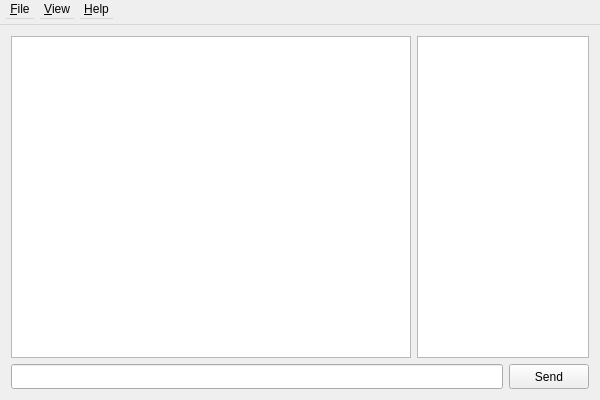
<?xml version="1.0" encoding="UTF-8"?>
<ui version="4.0">
 <class>Client</class>
 <widget class="QMainWindow" name="Client">
  <property name="geometry">
   <rect>
    <x>0</x>
    <y>0</y>
    <width>600</width>
    <height>400</height>
   </rect>
  </property>
  <property name="sizePolicy">
   <sizepolicy hsizetype="Minimum" vsizetype="Minimum">
    <horstretch>0</horstretch>
    <verstretch>0</verstretch>
   </sizepolicy>
  </property>
  <property name="minimumSize">
   <size>
    <width>600</width>
    <height>400</height>
   </size>
  </property>
  <property name="windowTitle">
   <string>Lirch v@LIRCH_VERSION_STRING@</string>
  </property>
  <widget class="QWidget" name="mainWidget">
   <property name="sizePolicy">
    <sizepolicy hsizetype="MinimumExpanding" vsizetype="MinimumExpanding">
     <horstretch>0</horstretch>
     <verstretch>0</verstretch>
    </sizepolicy>
   </property>
   <property name="minimumSize">
    <size>
     <width>600</width>
     <height>375</height>
    </size>
   </property>
   <layout class="QVBoxLayout" name="verticalLayout">
    <item>
     <layout class="QHBoxLayout" name="chatLayout">
      <item>
       <widget class="QTextEdit" name="chatLogArea">
        <property name="minimumSize">
         <size>
          <width>400</width>
          <height>0</height>
         </size>
        </property>
        <property name="readOnly">
         <bool>true</bool>
        </property>
       </widget>
      </item>
      <item>
       <widget class="QListView" name="chatUserList">
        <property name="maximumSize">
         <size>
          <width>200</width>
          <height>16777215</height>
         </size>
        </property>
       </widget>
      </item>
     </layout>
    </item>
    <item>
     <layout class="QHBoxLayout" name="msgLayout">
      <item>
       <widget class="QLineEdit" name="msgTextBox">
        <property name="minimumSize">
         <size>
          <width>250</width>
          <height>25</height>
         </size>
        </property>
       </widget>
      </item>
      <item>
       <widget class="QPushButton" name="msgSendButton">
        <property name="minimumSize">
         <size>
          <width>50</width>
          <height>25</height>
         </size>
        </property>
        <property name="text">
         <string>Send</string>
        </property>
       </widget>
      </item>
     </layout>
    </item>
   </layout>
  </widget>
  <widget class="QMenuBar" name="menuBar">
   <property name="geometry">
    <rect>
     <x>0</x>
     <y>0</y>
     <width>600</width>
     <height>27</height>
    </rect>
   </property>
   <property name="minimumSize">
    <size>
     <width>0</width>
     <height>25</height>
    </size>
   </property>
   <widget class="QMenu" name="menuFile">
    <property name="title">
     <string>&amp;File</string>
    </property>
    <addaction name="actionConnect"/>
    <addaction name="actionSaveLog"/>
    <addaction name="separator"/>
    <addaction name="actionQuit"/>
   </widget>
   <widget class="QMenu" name="menuHelp">
    <property name="title">
     <string>&amp;Help</string>
    </property>
    <addaction name="actionAbout"/>
   </widget>
   <widget class="QMenu" name="menuView">
    <property name="title">
     <string>&amp;View</string>
    </property>
    <addaction name="actionIgnore"/>
    <addaction name="actionShowIgnored"/>
   </widget>
   <addaction name="menuFile"/>
   <addaction name="menuView"/>
   <addaction name="menuHelp"/>
  </widget>
  <action name="actionQuit">
   <property name="text">
    <string>&amp;Quit</string>
   </property>
   <property name="shortcut">
    <string>Ctrl+Q</string>
   </property>
  </action>
  <action name="actionConnect">
   <property name="checkable">
    <bool>true</bool>
   </property>
   <property name="text">
    <string>&amp;Connect</string>
   </property>
   <property name="shortcut">
    <string>Ctrl+#</string>
   </property>
  </action>
  <action name="actionSaveLog">
   <property name="text">
    <string>&amp;Save Log</string>
   </property>
   <property name="shortcut">
    <string>Ctrl+S</string>
   </property>
  </action>
  <action name="actionAbout">
   <property name="text">
    <string>&amp;About</string>
   </property>
  </action>
  <action name="actionIgnore">
   <property name="text">
    <string>&amp;Ignore...</string>
   </property>
   <property name="shortcut">
    <string>Ctrl+I</string>
   </property>
  </action>
  <action name="actionShowIgnored">
   <property name="checkable">
    <bool>true</bool>
   </property>
   <property name="text">
    <string>Show Ignored &amp;Messages</string>
   </property>
   <property name="shortcut">
    <string>Ctrl+T</string>
   </property>
  </action>
 </widget>
 <layoutdefault spacing="6" margin="11"/>
 <resources/>
 <connections>
  <connection>
   <sender>msgSendButton</sender>
   <signal>clicked()</signal>
   <receiver>msgTextBox</receiver>
   <slot>clear()</slot>
   <hints>
    <hint type="sourcelabel">
     <x>545</x>
     <y>378</y>
    </hint>
    <hint type="destinationlabel">
     <x>443</x>
     <y>376</y>
    </hint>
   </hints>
  </connection>
 </connections>
</ui>
